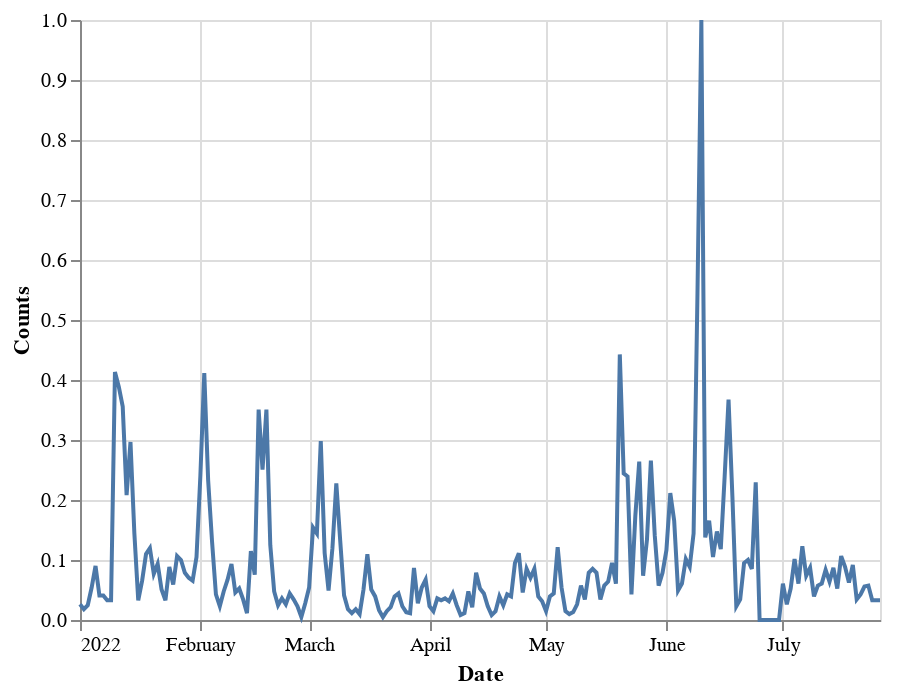

Notebook code cell kept with this figure:
### Code cell
df_counts = df_count[df_count["Name"]=="Gavin Newsom"]
PeakDetector.plot_peak(df_counts, "SusDomainCount")
# Susdomain is better

### Figure 1 — Vega-Lite specification as saved in the notebook (floating-point values rounded to 4 significant figures; data arrays with more than 128 entries replaced by an {"elided": "..."} marker saying what was removed)
{"config": {"view": {"continuousWidth": 400, "continuousHeight": 300}}, "data": {"name": "data-0edaaeec725c6cd2f0e09cee384aec83"}, "mark": "line", "encoding": {"tooltip": [{"type": "quantitative", "field": "Counts"}, {"type": "temporal", "field": "Date"}], "x": {"type": "temporal", "field": "Date"}, "y": {"type": "quantitative", "field": "Counts"}}, "$schema": "https://vega.github.io/schema/vega-lite/v4.8.1.json", "datasets": {"data-0edaaeec725c6cd2f0e09cee384aec83": {"elided": "207 records"}}}
